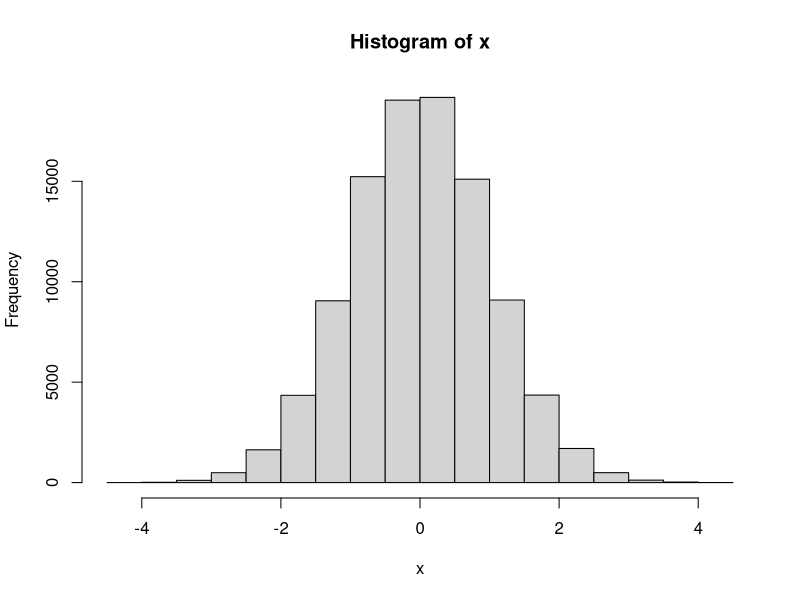
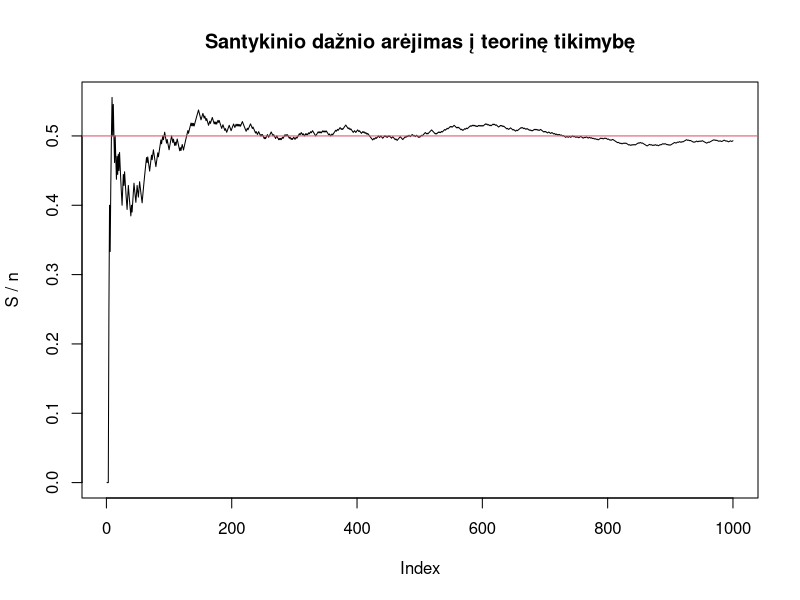
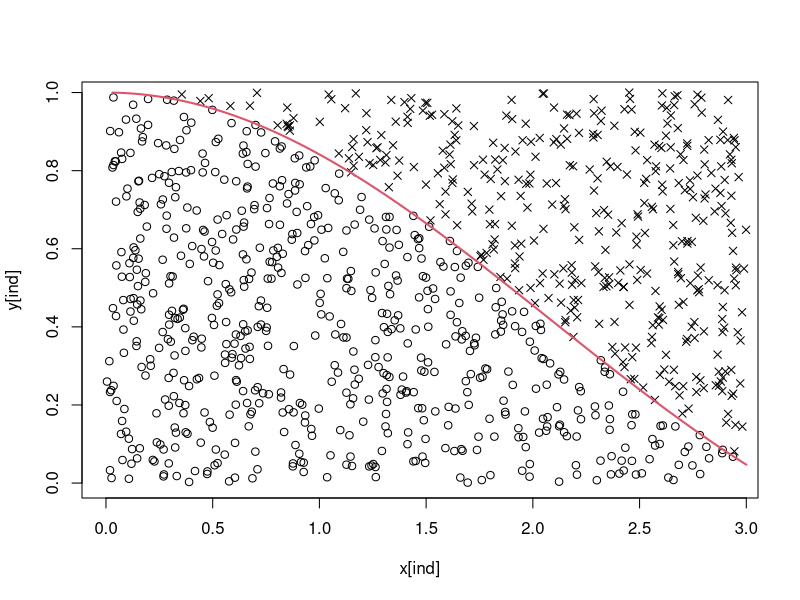

The R source for these figures, in order:
## ---- chunk 1
knitr::opts_chunk$set(echo = TRUE)
## ---- chunk 2
x = rnorm(100000)
mean(x<=0)
hist(x)
## ---- chunk 3
experment <- function() sum(sample(1:6, 3, replace = TRUE)) > sum(sample(1:6, 2, replace = TRUE))
res = replicate(1000, experment())
mean(res)

## ---- chunk 4
n = 1000
x = sample(0:1,n, replace = TRUE) 

# skaiciuojame slenkancia suma - tai neefektyvus dudas, bet jis parodo skaiciavimo logika
S_bad = x * 0
S_bad[1] = x[1]
for(i in 2:n){
  S_bad[i] = S_bad[i-1] + x[i] 
}

# efektyvus budas
S = cumsum(x)

# isitikinkime, kad abu budai duoda ta pati rezultata
all(S == S_bad)

# nubrezkime grafika
plot(S / 1:n, type="l", ylab = "S / n", main="Santykinio dažnio arėjimas į teorinę tikimybę")
abline(h=0.5, col=2)
## ---- chunk 5
n = 100000
x = runif(n)
y = runif(n)

# plot(x, y)

4*sum(x^2 + y^2 < 1)/n
4*mean(x^2 + y^2 < 1)


#############################

n = 1000
f <- function(x) sin(x) / x
x = runif(n, 0, 3)
y = runif(n)




ind = f(x) > y
plot(x[ind],y[ind], pch=1)
points(x[!ind],y[!ind], pch=4)
curve(f, 0, 3, ylim=0:1, add=TRUE, col=2, lwd=2)

3*mean(ind) 
integrate(f, 0, 3)
